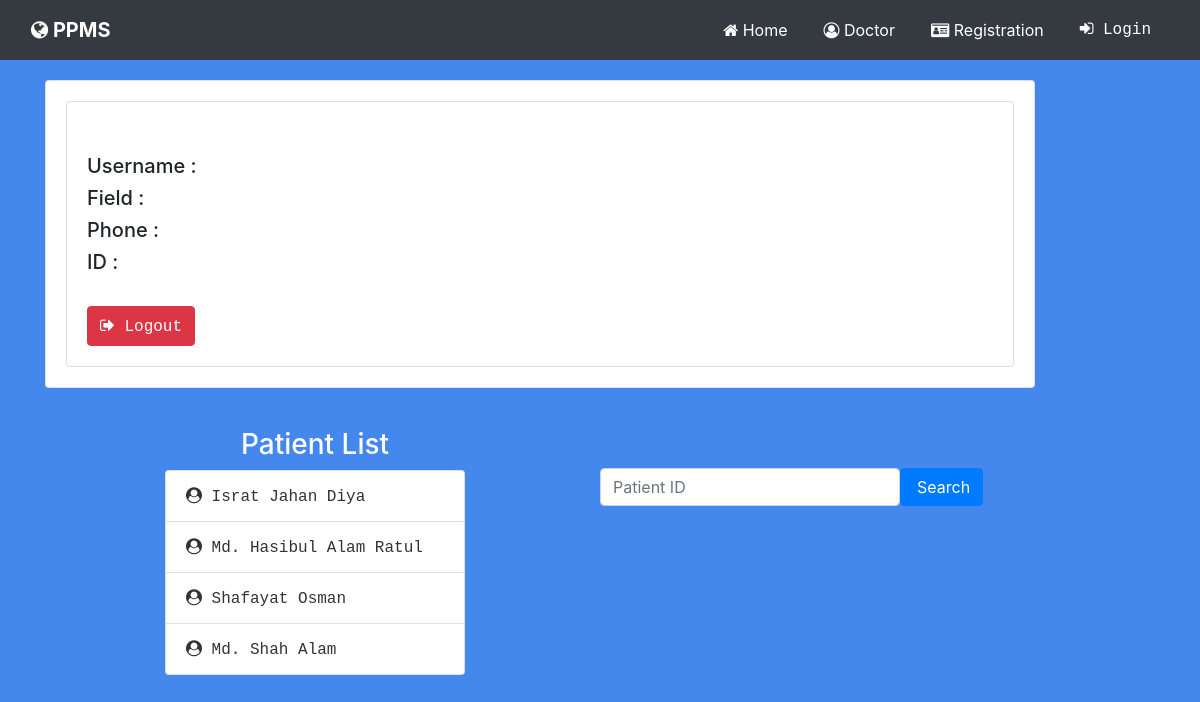
/doctor.php, run on the app's committed database.
### tables this page shows
CREATE TABLE IF NOT EXISTS `patient` (
  `p_id` int(11) NOT NULL AUTO_INCREMENT,
  `email` varchar(255) NOT NULL,
  `password` varchar(255) DEFAULT NULL,
  `pic` varchar(250) NOT NULL,
  `name` varchar(255) DEFAULT NULL,
  `age` varchar(255) DEFAULT NULL,
  `sex` varchar(255) DEFAULT NULL,
  `primaryD` varchar(255) DEFAULT NULL,
  PRIMARY KEY (`p_id`)
);

### doctor.php (the view, shortened to what this page needs)
<?php
include "connect.php";
$email=$_SESSION['email'];
$result = mysqli_query($con,"SELECT `d_id`, `email`, `password`, `dname`,`phone`, `dfield` FROM `doctor` WHERE email = '$email'");
$retrive = mysqli_fetch_array($result);
$id = $retrive['d_id'];
$name = $retrive['dname'];
$dfield = $retrive['dfield'];
$phone = $retrive['phone'];
?>
<!DOCTYPE html>
<html>
<head>
    <link rel="stylesheet" href="https://cdnjs.cloudflare.com/ajax/libs/twitter-bootstrap/4.1.0/css/bootstrap.min.css">
    <link rel="stylesheet" href="https://cdnjs.cloudflare.com/ajax/libs/font-awesome/4.7.0/css/font-awesome.min.css">
    <link rel="stylesheet" href="https://cdnjs.cloudflare.com/ajax/libs/ionicons/2.0.1/css/ionicons.min.css">
    <link rel="stylesheet" href="https://cdn.datatables.net/1.10.15/css/dataTables.bootstrap.min.css">
    <link rel="stylesheet" href="assets/css/styles.min.css">
</head>
<body style="background-color:rgb(68,136,238);">
    <div>
        <nav class="navbar navbar-light navbar-expand-md bg-dark navigation-clean-button">
            <div class="container-fluid"><a class="navbar-brand text-white" href="index.html"><i
                        class="fa fa-globe"></i>&nbsp;PPMS</a>
                <div class="collapse navbar-collapse" id="navcol-1">
                    <ul class="nav navbar-nav ml-auto">
                        <li class="nav-item" role="presentation"><a class="nav-link" href="index.html"
                                style="color:#ffffff;"><i class="fa fa-home"></i>&nbsp;Home</a></li>
                        <li class="nav-item" role="presentation"><a class="nav-link" href="doclist.php"
                                style="color:#ffffff;"><i class="fa fa-user-circle-o"></i>&nbsp;Doctor</a></li>
                        <li class="nav-item" role="presentation"><a class="nav-link" href="registartion.php"
                                style="color:#ffffff;"><i class="fa fa-drivers-license"></i>&nbsp;Registration</a></li>
                        <li class="nav-item" role="presentation"><a class="nav-link text-monospace" href="login.php"
                                style="color:#ffffff;"><i class="fa fa-sign-in"></i>&nbsp;Login</a></li>
                    </ul>
                </div>
            </div>
        </nav>
    </div>
    <div>
        <div class="container">
            <div id="profile-info">
                <div class="card" style="width:990px; margin-top:20px;" >
                    <div class="card-body">
                        <div class="card">
                            <div class="card-body">
                                <h4 class="card-title" style="padding-top:20px;"><?php echo $name;?></h4>
                                <h5>Username : <?php echo $email;?></h5>
                                <h5>Field    : <?php echo $dfield;?></h5>
                                <h5>Phone    : <?php echo $phone;?></h5>
                                <h5>ID       : <?php echo $id;?></h5>
                                <br>
                                <button type="button" class="btn btn-danger"><a class="text-monospace" href="login.php"
                                        style="color:#ffffff;"><i class="fa fa-sign-out"></i>&nbsp;Logout</a>
                                </button>
                            </div>
                        </div>
                    </div>
                </div>
            </div>
        </div>
                    <div class="container" id="doctor">
                        <div class="row" style="padding-top:10px;">
                            <div class="col-md-6" style="padding:30px;">
                                <h3 class="text-center" style="color:#FFF;">Patient List</h3>
                                <ul class="list-group">
<?php
$datas = mysqli_query($con, "SELECT `name`,`p_id` FROM `patient`");
foreach($datas as $data)
{ ?>
    <li class="list-group-item">
    <a class="text-monospace" href="profile.php?id=<?php echo $data['p_id'];?>" style="color:#333; "><i class="fa fa-user-circle">
    </i>&nbsp;<?php echo $data['name'];?>
    </a>
    </li>
<?php
        };
        ?>
                                </ul>
                            </div>
                            <div class="col-md-6" style="padding:70px;padding-right:0;padding-bottom:0;padding-left:0;">
                                <form class="d-inline-flex" method="get"><input class="form-control" type="search"
                                        name="search" placeholder="Patient ID"
                                        style="max-width:300px;width:300px;margin:0 auto;"><button
                                        class="btn btn-primary" type="button" style="padding-left:16px;">Search</button>
                                </form>
                                <ul class="list-group float-none" id="file"
                                    style="width:300px;margin:0px;padding:0px;padding-top:10px;"></ul>
                            </div>
                        </div>
                    </div>
                </div>
</body>
</html>

### data on the page
patient: name "Israt Jahan Diya"
patient: name "Md. Hasibul Alam Ratul"
patient: name "Shafayat Osman"
patient: name "Md. Shah Alam"
